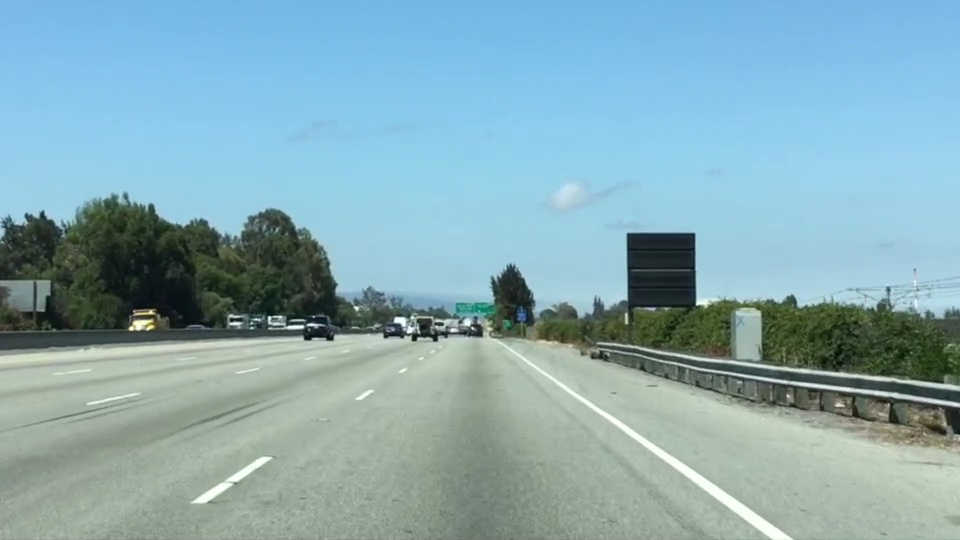
#> input picture test.jpg, 960 x 540 px
$ python regionSelect.py
#> lines starting #> are read from the running program, lines starting #| are printed output that depends on the picture
# Region Selection
# By: Hassan Murad - Self Driving Car Nanodegree Program

import matplotlib.pyplot as plt
import matplotlib.image as mpimg
import numpy as np
import cv2

# Read in the image and print some stats
image = mpimg.imread('test.jpg')
#> image is the input picture: shape (540, 960, 3); mean R, G, B 135.5, 171.1, 179.2
print('This image is: ', type(image),
         'with dimesions:', image.shape)
#| This image is:  <class 'numpy.ndarray'> with dimesions: (540, 960, 3)

# Pull out the x and y sizes and make a copy of the image
ysize = image.shape[0]
#> ysize = 540
xsize = image.shape[1]
#> xsize = 960
region_select = np.copy(image)

# Define a triangle region of interest
# Keep in mind the origin (x=0, y=0) is in the upper left in image processing
left_bottom = [0, 539]
right_bottom = [900, 300]
apex = [400, 0]

# Fit lines (y=Ax+B) to identify the  3 sided region of interest
# np.polyfit() returns the coefficients [A, B] of the fit
fit_left = np.polyfit((left_bottom[0], apex[0]), (left_bottom[1], apex[1]), 1)
fit_right = np.polyfit((right_bottom[0], apex[0]), (right_bottom[1], apex[1]), 1)
fit_bottom = np.polyfit((left_bottom[0], right_bottom[0]), (left_bottom[1], right_bottom[1]), 1)

# Find the region inside the lines
XX, YY = np.meshgrid(np.arange(0, xsize), np.arange(0, ysize))
region_thresholds = (YY > (XX*fit_left[0] + fit_left[1])) & \
                    (YY > (XX*fit_right[0] + fit_right[1])) & \
                    (YY < (XX*fit_bottom[0] + fit_bottom[1]))

# Color pixels red which are inside the region of interest
region_select[~region_thresholds] = [255, 0, 0]
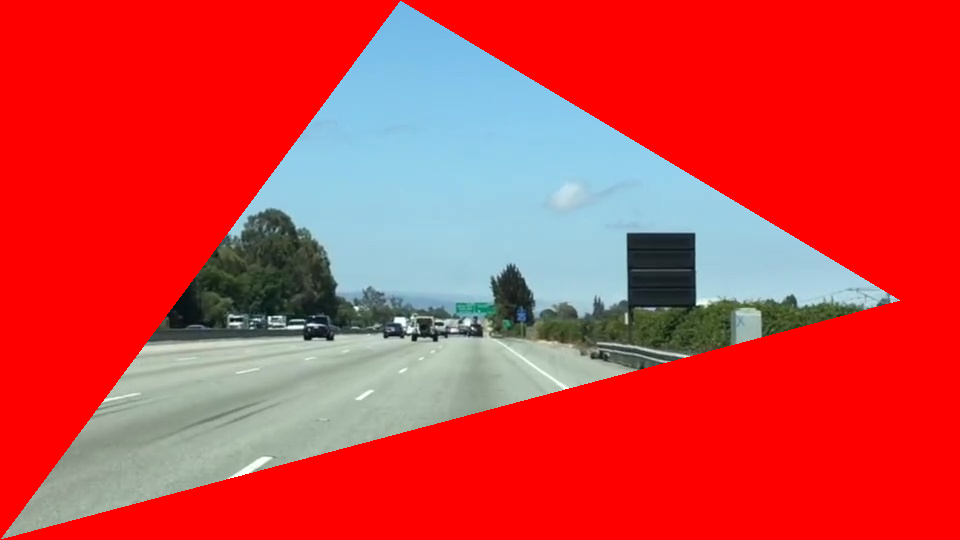
#> region_select: shape (540, 960, 3); mean R, G, B 210.3, 63.6, 65.4

# Display the image
plt.imshow(region_select)
cv2.imwrite('regionSelectResult.jpeg', region_select)
